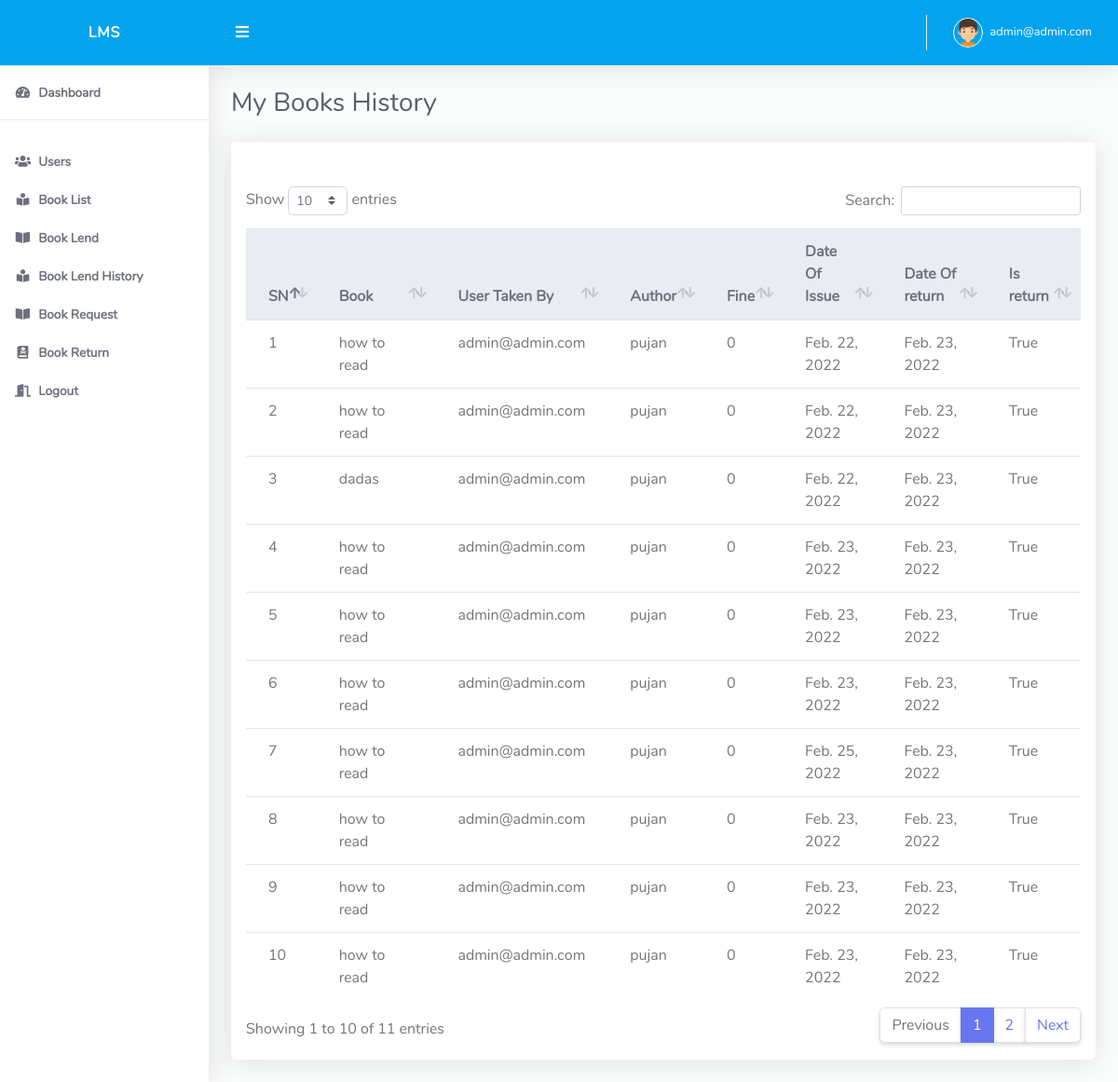
The page /admindash/book/history/ (signed in) on the database as committed earlier.
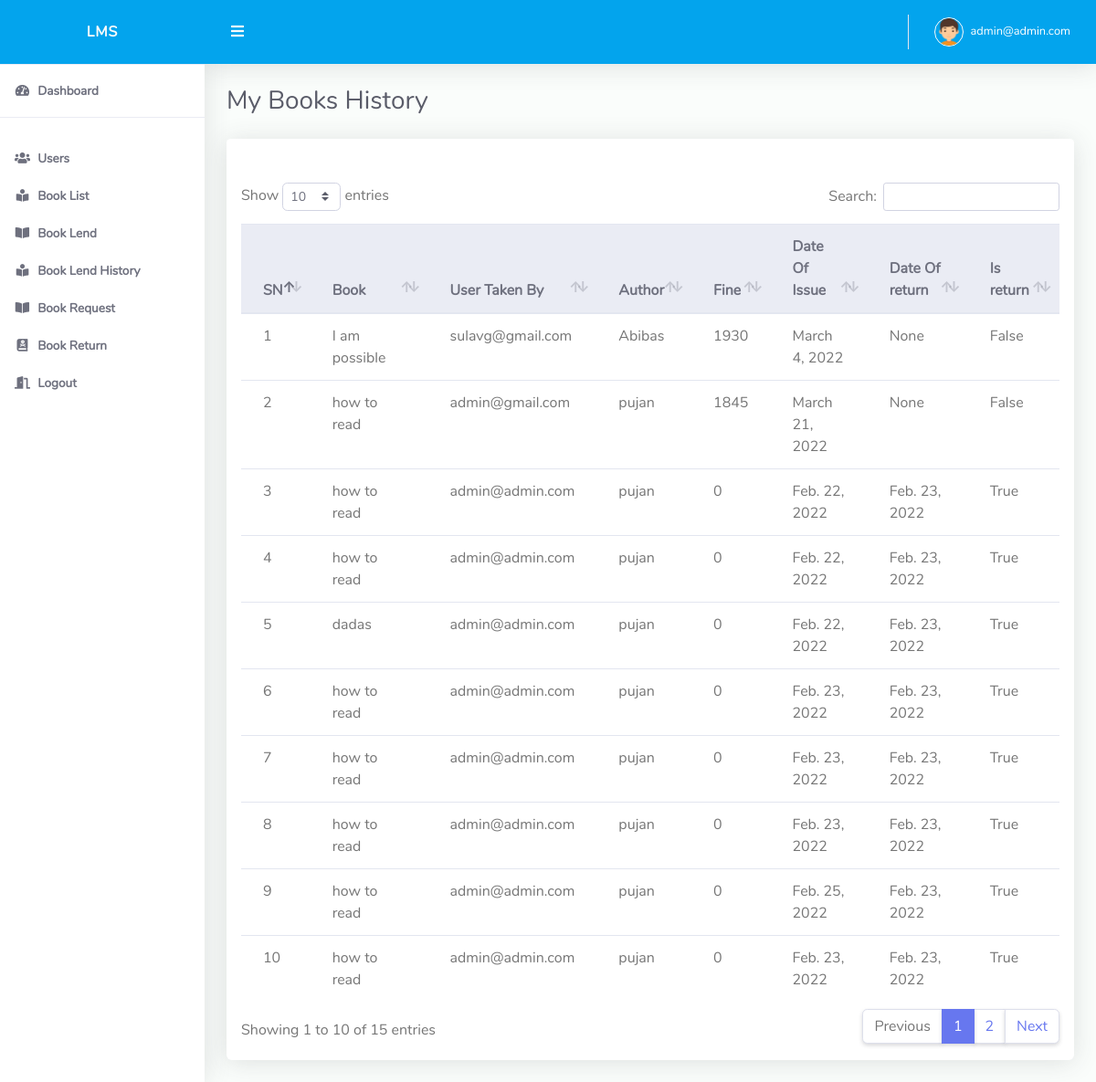
The same page on the database as committed later.
### books/models.py (models this page shows, shortened)
class LendBook(models.Model):
    user = models.ForeignKey(MyUser, on_delete=models.PROTECT)
    book = models.ForeignKey(BookCopies, on_delete=models.PROTECT)
    date_of_issue = models.DateField(auto_now_add=True)
    date_of_return = models.DateField(null=True, blank=True)
    fine = models.IntegerField(default=0)
    is_return = models.BooleanField(default=False)

class BookCopies(models.Model):
    book = models.ForeignKey(Book, on_delete=models.PROTECT)
    isbn = models.CharField(max_length=17, unique=True)
    rfid = models.CharField(max_length=20, unique=True, blank=True, null=True)
    is_book_lost = models.BooleanField(default=False)
    is_book_available = models.BooleanField(default=True)

class Book(models.Model):
    author = models.CharField(max_length=100)
    title = models.CharField(max_length=500)
    category = models.ForeignKey(BookCategory, on_delete=models.PROTECT)
    publication_name = models.CharField(max_length=300, blank=True, null=True)
    publication_date = models.DateField()

### accounts/models.py (models this page shows, shortened)
class MyUser(AbstractBaseUser):
    email = models.EmailField(
        verbose_name='email address',
        max_length=255,
        unique=True,
    )
    is_active = models.BooleanField(default=True)
    is_admin = models.BooleanField(default=False)
    is_staff_member = models.BooleanField(default=False)
    last_login = models.DateTimeField(blank=True, null=True, verbose_name="last login")
    is_email_verified = models.BooleanField(default=False)
    is_user_verified = models.BooleanField(default=False)
    objects = MyUserManager()
    USERNAME_FIELD = 'email'
    REQUIRED_FIELDS = []
    class Meta:
        verbose_name = 'User'
        verbose_name_plural = 'Users'
    def __str__(self):
        return self.email

### admin_dash/views.py (the view)
# urls.py: path('book/history/',views.MyBookLendHistory.as_view(),name='book_history')
@method_decorator(is_admin(), name='dispatch')
class MyBookLendHistory(ListView):
    model = LendBook
    template_name = 'admin_dash/book_history.html'
    context_object_name = 'books'
    def get_queryset(self):
        books = LendBook.objects.all().order_by('is_return')
        for book in books:
            if not book.is_return:
                diff_days = (((date.today() - book.date_of_issue)).days)
                if diff_days > 5:
                    book.fine = (diff_days - 5) * 5
        return books

### decorator.py (called while the page is built)
def is_admin():
    def decorator(view_function):
        def wrap(request, *args, **kwargs):
            if request.user.is_authenticated:
                if request.user.is_admin:
                    return view_function(request, *args, **kwargs)
                else:
                    raise PermissionDenied
            else:
                return redirect('accounts:login')
        return wrap
    return decorator

### admin_dash/templates/admin_dash/book_history.html (shortened to what this page needs)
{% extends 'base.html' %}
{% load static %}
{% block body %}
    <div class="d-sm-flex align-items-center justify-content-between mb-4">
        <h1 class="h3 mb-0 text-gray-800">My Books History</h1>
    </div>
    <div class="row">
        <div class="col-lg-12">
            <div class="card mb-4">
                <div class="card-header py-3 d-flex flex-row align-items-center justify-content-between">
                </div>
                <div class="table-responsive p-3">
                    <table class="table align-items-center table-flush table-hover" id="dataTableHover">
                        <thead class="thead-light">
                        <tr>
                            <th>SN</th>
                            <th>Book</th>
                            <th>User Taken By</th>
                            <th>Author</th>
                            <th>Fine</th>
                            <th>Date Of Issue</th>
                            <th>Date Of return</th>
                            <th>Is return</th>
                        </tr>
                        </thead>
                        <tbody>
                        {% for book in books %}
                            <tr>
                                <td>{{ forloop.counter }}</td>
                                <td>{{ book.book.book.title }}</td>
                                <td>{{ book.user.email }}</td>
                                <td>{{ book.book.book.author }}</td>
                                <td>{{ book.fine }}</td>
                                <td>{{ book.date_of_issue }}</td>
                                <td>{{ book.date_of_return }}</td>
                                <td>{{ book.is_return }}</td>
                            </tr>
                        {% endfor %}
                        </tbody>
                    </table>
                </div>
            </div>
        </div>
    </div>
{% endblock %}

Rows that differ between the two databases and show on the page:
no longer on this page (row unchanged): LendBook: book.book "how to read", user.email "admin@admin.com", book.book.author "pujan", fine "0", date_of_issue "Feb. 23, 2022", date_of_return "Feb. 23, 2022", is_return "True"
no longer on this page (row unchanged): LendBook: book.book "how to read", user.email "admin@admin.com", book.book.author "pujan", fine "0", date_of_issue "Feb. 23, 2022", date_of_return "Feb. 23, 2022", is_return "True"
added LendBook: book.book "I am possible", user.email "sulavg@gmail.com", book.book.author "Abibas", fine "1930", date_of_issue "March 4, 2022", date_of_return "None", is_return "False"
added LendBook: book.book "how to read", user.email "admin@gmail.com", book.book.author "pujan", fine "1845", date_of_issue "March 21, 2022", date_of_return "None", is_return "False"
Other text that changed with them:
text written by a page script: "Show entries Search: Showing 1 to 10 of 11 entries Previous 1 2 Next" → "Show entries Search: Showing 1 to 10 of 15 entries Previous 1 2 Next"
